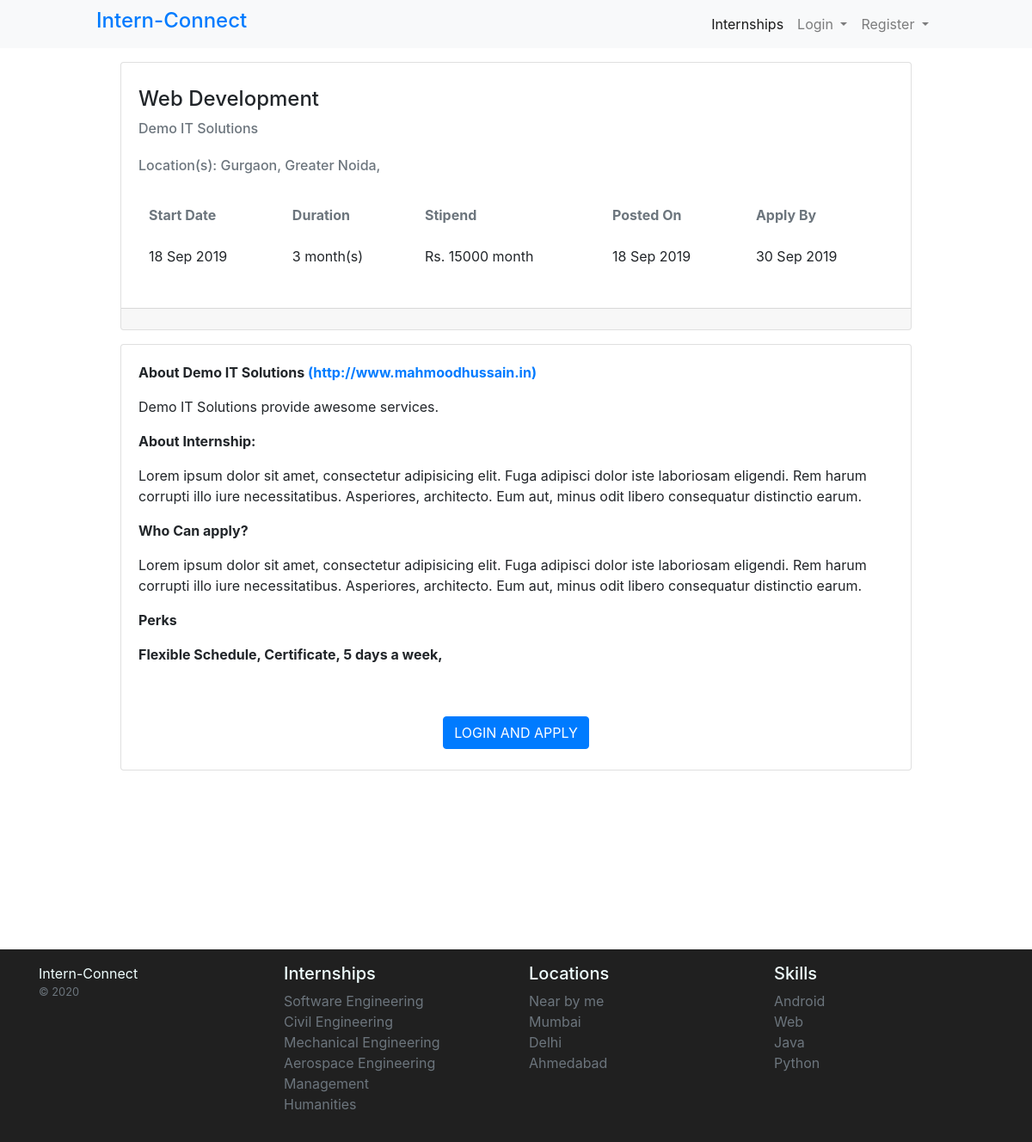
The page /internship-details.php?id=1 on the database as committed earlier.
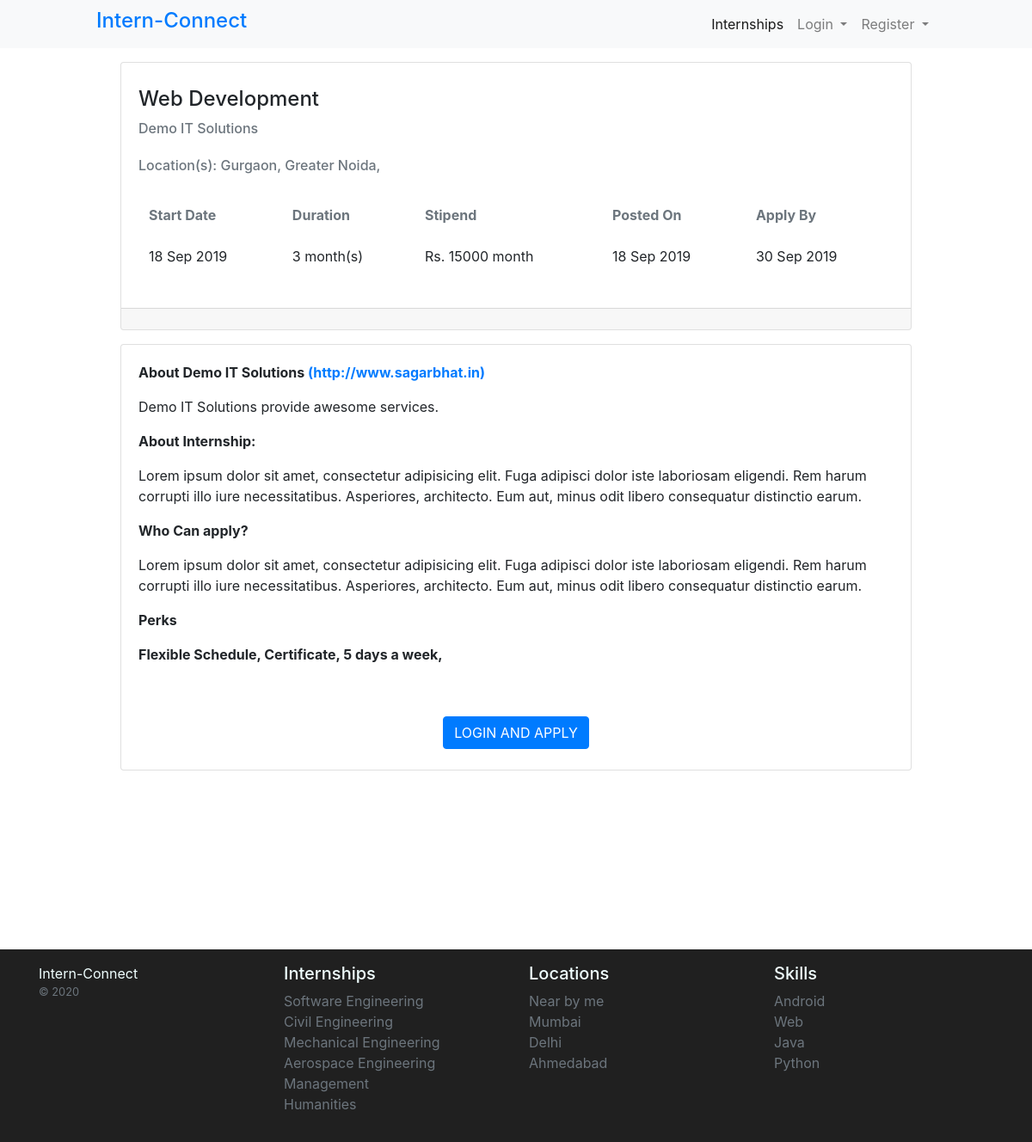
The same page on the database as committed later.
### tables this page shows
CREATE TABLE `internships` (
  `id` int(11) NOT NULL,
  `title` varchar(252) NOT NULL,
  `start_date` varchar(50) NOT NULL,
  `end_date` varchar(20) NOT NULL,
  `posted_by` int(11) NOT NULL,
  `duration` int(11) NOT NULL,
  `stipend` int(11) NOT NULL,
  `duration_week` tinyint(1) NOT NULL DEFAULT '0',
  `stipend_week` tinyint(1) NOT NULL DEFAULT '0',
  `about_internship` mediumtext NOT NULL,
  `number_of_interns` int(11) NOT NULL,
  `who_can` mediumtext NOT NULL,
  `part_time_allowed` tinyint(1) NOT NULL DEFAULT '1',
  `posted_at` datetime NOT NULL DEFAULT CURRENT_TIMESTAMP
);

CREATE TABLE `employers` (
  `id` int(11) NOT NULL,
  `first_name` varchar(252) NOT NULL,
  `last_name` varchar(252) NOT NULL,
  `email_id` varchar(100) NOT NULL,
  `password` varchar(300) NOT NULL,
  `company_name` varchar(100) NOT NULL,
  `company_url` varchar(252) DEFAULT NULL,
  `mobile` varchar(20) NOT NULL,
  `about` text NOT NULL,
  `created_at` datetime NOT NULL DEFAULT CURRENT_TIMESTAMP
);

CREATE TABLE `internship_locations` (
  `id` int(11) NOT NULL,
  `internship_id` int(11) NOT NULL,
  `location_id` int(11) NOT NULL
);

CREATE TABLE `locations` (
  `id` int(11) NOT NULL,
  `city_name` varchar(252) NOT NULL,
  `city_state` varchar(100) NOT NULL
);

CREATE TABLE `internship_perks` (
  `id` int(11) NOT NULL,
  `perk_id` int(11) NOT NULL,
  `internship_id` int(11) NOT NULL
);

CREATE TABLE `perks` (
  `id` int(11) NOT NULL,
  `perk` varchar(252) NOT NULL
);

### partials/session-manager.php (called while the page is built, shortened)
<?php
if (isset($_SESSION['loggedin']) && isset($_SESSION['employer']) && isset($_SESSION['email']) && $_SESSION['employer'] == 1) {
    $result = $obj->fetchConditionally("employers", "email_id", $_SESSION['email']);
    $student_control = 0;
    $employer_control = 1;
    foreach ($result as $employer) {
        $employer_id = $employer['id'];
        $email = $employer['email_id'];
        $first_name = $employer['first_name'];
        $last_name = $employer['last_name'];
        $company_name = $employer['company_name'];
    }
} else {
    $student_control = 0;
    $employer_control = 0;
}

### config/db.php (called while the page is built, shortened)
<?php
  class Database {
    public function __construct(){
        try {
            $this -> con = mysqli_connect("localhost", "root", "", "internship_portal");
        }catch(Exception $e){
            die($e->getMessage());
        }
    }
  }

### action/core.php (called while the page is built, shortened)
<?php
class dataOperaion extends Database {
   public function custom_query($query){
    $array = array();
    $result = mysqli_query($this->con, $query);
    while($row = mysqli_fetch_assoc($result)){
    $array[] = $row;
    }
    return $array;
  }
public function fetchConditionally($table, $where, $candition, $limit = 500)
{
  $query = "SELECT * FROM " . $table . " WHERE " . $where . " = '$candition' LIMIT $limit";
  $array = array();
  $result = mysqli_query($this->con, $query);
  while ($row = mysqli_fetch_assoc($result)) {
    $array[] = $row;
  }
  return $array;
}
}

### internship-details.php (the view, shortened to what this page needs)
<?php
include('./config/db.php');
include('./action/core.php');
$obj = new dataOperaion;
include('./partials/session-manager.php');
if (isset($_GET['id'])) {
    $internship_id = mysqli_real_escape_string($obj->con, trim($_GET['id']));
    $details = $obj->fetchConditionally("internships", "id", $internship_id, 50);
    foreach ($details as $row) {
        $title = $row['title'];
        $start_date = $row['start_date'];
        $end_date = $row['end_date'];
        $posted_by = $row['posted_by'];
        $duration = $row['duration'];
        $stipend = $row['stipend'];
        $duration_week = $row['duration_week'];
        $stipend_week = $row['stipend_week'];
        $about_internship = $row['about_internship'];
        $who_can = $row['who_can'];
        $posted_at = $row['posted_at'];
    }
    $company = $obj->fetchConditionally("employers", "id", $posted_by);
    foreach ($company as $employer) {
        $company_name = $employer['company_name'];
        $about_company = $employer['about'];
        $company_url = $employer['company_url'];
    }
}else{
    header('location: index.php', http_response_code(403));
}
?>
<!doctype html>
<html lang="en">
<head>
    <link rel="stylesheet" href="https://stackpath.bootstrapcdn.com/bootstrap/4.3.1/css/bootstrap.min.css">
    <link rel="stylesheet" href="./assets/css/style.css">
</head>
<body>
    <?php include('./partials/nav.php'); ?>
    <div class="container">
        <div class="row py-3">
            <div class="col-md-10 m-auto">
                <div class="card">
                    <div class="card-body">
                        <h4 class="py-2"><?= $title ?></h4>
                        <h6 class="card-subtitle mb-2 text-muted"><?= $company_name ?></h6>
                        <h6 class="card-subtitle my-4 text-muted">Location(s):
                            <?php
                            $sql = "SELECT * FROM internship_locations il INNER JOIN locations l ON il.location_id = l.id WHERE il.internship_id = $internship_id";
                            $locations = $obj->custom_query($sql);
                            foreach ($locations as $loc) {
                                echo $loc['city_name'] . ', ';
                            }
                            ?>
                        </h6>
                        <div class="table-responsive">
                            <table class="table table-borderless">
                                <thead>
                                    <tr class="text-muted">
                                        <th>Start Date</th>
                                        <th>Duration</th>
                                        <th>Stipend</th>
                                        <th>Posted On</th>
                                        <th>Apply By</th>
                                    </tr>
                                </thead>
                                <tbody>
                                    <tr>
                                        <td><?= date('d M Y', strtotime($start_date)); ?></td>
                                        <td><?= $duration, $duration_week == 0?'<span> month(s)</span>':'<span> week(s)</span>' ?> </td>
                                        <td>Rs. <?= $stipend, $stipend_week == 0?'<span> month</span>':'<span> week</span>' ?></td>
                                        <td><?= date('d M Y', strtotime($posted_at)); ?></td>
                                        <td><?= date('d M Y', strtotime($end_date)); ?></td>
                                    </tr>
                                </tbody>
                            </table>
                        </div>
                    </div>
                    <div class="card-footer text-info"></div>
                </div>
            </div>
        </div>
        <div class="row">
            <div class="col-md-10 m-auto">
                <div class="card">
                    <div class="card-body">
                        <p class="font-weight-bold">About <?= $company_name ?> <a href="<?= $company_url ?>">(<?= $company_url ?>)</a> </p>
                        <p><?= $about_company ?></p>
                        <p class="font-weight-bold">About Internship: </p>
                        <p><?= $about_internship ?></p>
                        <p class="font-weight-bold">Who Can apply?</p>
                        <p><?= $who_can ?></p>
                        <p class="font-weight-bold">Perks</p>
                        <p><?php
                            $sql = "SELECT * FROM internship_perks ip INNER JOIN perks p ON ip.perk_id = p.id WHERE ip.internship_id = $internship_id";
                            $perks = $obj->custom_query($sql);
                            foreach ($perks as $perk) {
                                echo '<b>' . $perk['perk'] . ', </b>';
                            }
                            ?></p>
                    </div>
                    <div class="text-center py-4">
                        <?php
                            if(isset($_SESSION['employer']) && $_SESSION['employer'] == 1){
                            }else{
                                echo '
                                    <a href="student-auth.php" class="btn btn-primary text-uppercase">Login and Apply</a>
                                ';
                            }
                        ?>
                    </div>
                </div>
            </div>
        </div>
    </div>
    <?php include('./partials/footer.php'); ?>
</body>
</html>

### partials/nav.php (shortened to what this page needs)
<nav class="navbar navbar-expand-lg navbar-light bg-light">
  <a href="index.php" class="pl-md-6rem brand-logo">
    <h4>Intern-Connect</h4>
  </a>
  <div class="collapse navbar-collapse" id="navbarNavDropdown">
    <ul class="navbar-nav ml-md-auto pr-md-6rem">
      <li class="nav-item active">
        <a class="nav-link" href="index.php">Internships <span class="sr-only">(current)</span></a>
      </li>
      <?php
      if ($student_control == 0 && $employer_control == 1) {
        echo '<li class="nav-item active">
      <a class="nav-link" href="post-internship.php">Post an Internship</a>
    </li>
    <li class="nav-item active">
      <a class="nav-link" href="my-internships.php">My Internships</a>
    </li>
    <li class="nav-item active">
      <a class="nav-link" href="applications-received.php">Applications</a>
    </li>
    <li class="nav-item active">
      <span class="nav-link text-muted" href="#">Hello, <b class="text-info">' . $first_name . '</b></span>
    </li>
    <li class="nav-item active">
      <a class="nav-link text-muted" href="logout.php">Logout</a>
    </li>
    ';
      } else {
        echo '<li class="nav-item dropdown">
      <a class="nav-link dropdown-toggle" href="#" id="navbarDropdownMenuLink" role="button" data-toggle="dropdown" aria-haspopup="true" aria-expanded="false">
        Login
      </a>
      <div class="dropdown-menu" aria-labelledby="navbarDropdownMenuLink">
        <a class="dropdown-item" href="student-auth.php">Login as Student</a>
        <a class="dropdown-item" href="employer-auth.php">Login as Employer</a>
      </div>
    </li>';
    echo '<li class="nav-item dropdown">
      <a class="nav-link dropdown-toggle" href="#" id="navbarDropdownMenuLink" role="button" data-toggle="dropdown" aria-haspopup="true" aria-expanded="false">
        Register
      </a>
      <div class="dropdown-menu" aria-labelledby="navbarDropdownMenuLink">
        <a class="dropdown-item" href="student-register.php">Register as Student</a>
        <a class="dropdown-item" href="employer-registration.php">Register as Employer</a>
      </div>
    </li>';
      }
      ?>
    </ul>
  </div>
</nav>

### partials/footer.php
<footer class="py-3 mt-md-fit">
    <div class="container">
        <div class="row">
            <div class="col-12 col-md">
                <span>Intern-Connect</span>
                <small class="d-block mb-3 text-muted">&copy; 2020</small>
            </div>
            <div class="col-6 col-md">
                <h5>Internships</h5>
                <ul class="list-unstyled text-small">
                    <li><a class="text-muted" href="#">Software Engineering</a></li>
                    <li><a class="text-muted" href="#">Civil Engineering</a></li>
                    <li><a class="text-muted" href="#">Mechanical Engineering</a></li>
                    <li><a class="text-muted" href="#">Aerospace Engineering</a></li>
                    <li><a class="text-muted" href="#">Management</a></li>
                    <li><a class="text-muted" href="#">Humanities</a></li>
                </ul>
            </div>
            <div class="col-6 col-md">
                <h5>Locations</h5>
                <ul class="list-unstyled text-small">
                    <li><a class="text-muted" href="#">Near by me</a></li>
                    <li><a class="text-muted" href="#">Mumbai</a></li>
                    <li><a class="text-muted" href="#">Delhi</a></li>
                    <li><a class="text-muted" href="#">Ahmedabad</a></li>
                </ul>
            </div>
            <div class="col-6 col-md">
                <h5>Skills</h5>
                <ul class="list-unstyled text-small">
                    <li><a class="text-muted" href="#">Android</a></li>
                    <li><a class="text-muted" href="#">Web</a></li>
                    <li><a class="text-muted" href="#">Java</a></li>
                    <li><a class="text-muted" href="#">Python</a></li>
                </ul>
            </div>
        </div>
    </div>
</footer>

### assets/css/style.css (style rules this page uses)
a { text-decoration: none !important; }
@media (min-width: 768px) { .pr-md-6rem, .px-md-6rem { padding-right: 6rem !important; } }
@media (min-width: 768px) { .pl-md-6rem, .px-md-6rem { padding-left: 6rem !important; } }
footer { background-color: rgb(32, 32, 32); color: azure !important; }
@media (min-width: 768px) { .mt-md-fit, .my-md-fit { margin-top: 13rem !important; } }

Rows that differ between the two databases and show on the page:
changed employers "Demo IT Solutions": company_url "http://www.mahmoodhussain.in" → "http://www.sagarbhat.in"
